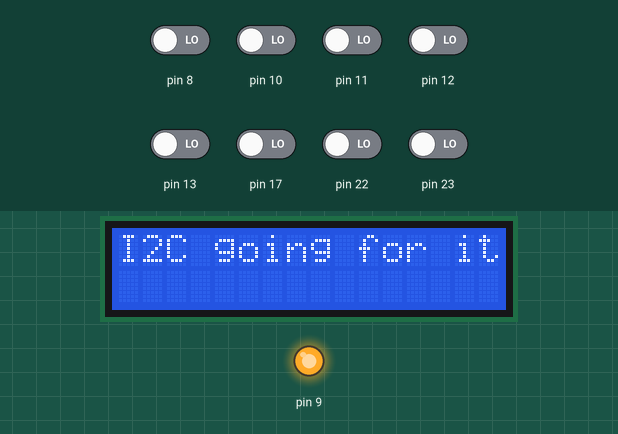
The sketch below on a simulated Arduino Uno, built with avr-gcc and run on an emulated ATmega328P. Shown: 16×2 character LCD, output pins drawn as LEDs (lit = HIGH). Dashed ring = blinking. Inputs (shaded band) come from the test bench; at power-on: pin 8, pin 10–13, pin 17, pin 22, pin 23 LOW.

Above: at 0.08 s.
1.3 s: pin 8 driven HIGH
4.1 s: pin 8 driven LOW
At 5.6 s:
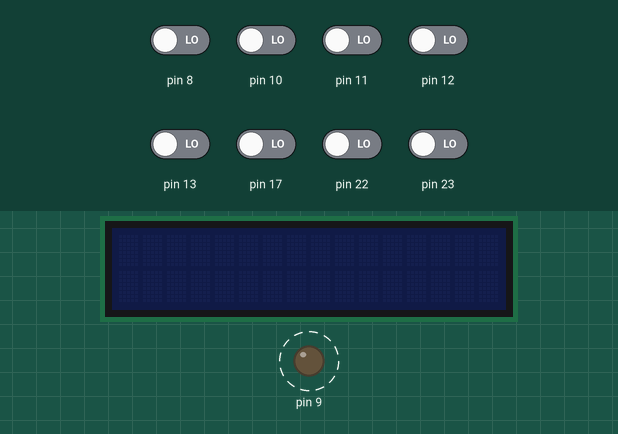
9.7 s: pin 17 driven HIGH
12.5 s: pin 17 driven LOW
At 14.58 s:
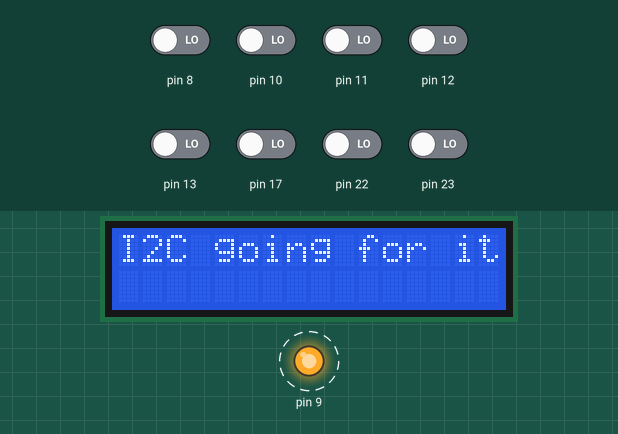
Timing chart, 0 to 19.1 s (numbered marks = the images above; inputs shaded):
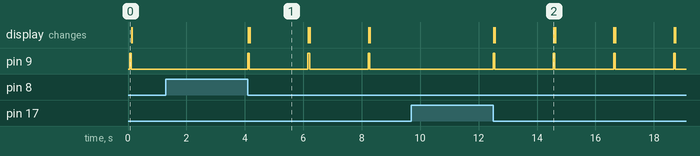

The sketch:

MultiMaster1.ino
```cpp
#include <Wire.h>
#include <hd44780.h>                       // main hd44780 header
#include <hd44780ioClass/hd44780_I2Cexp.h> // i2c expander i/o class header

#include "Mutex1.hpp"

hd44780_I2Cexp lcd; // global for the hd44780 LCD library.

/*
    This code is for Arduino 1 (traditional tracker). It outputs on mutex1
    (pinPB1/9) and listens on mutex2 (pinPB0/8) and mutex3 (pinPC3/A3). It
    will print to and LCD to test the I2C communication. This code is meant to
    test multi-master I2C communication arbitered via 3 extra GPIO pins.
*/
void setup() {
    DDRB = DDRB & !(1<<DDB0);   // set mutex2 (PB0) as input.
    DDRC = DDRC & !(1<<DDC3);   // set mutex3 (PC3) as input.

    // set mutex 1 (PB1) as output.
    PORTB = PORTB & !(1<<PORTB1);   // set to output LOW
    DDRB = DDRB | (1<<DDB1);   // then set as output (avoids accidental HIGH)

    Serial.begin(9600);
    Wire.begin();
    byte status = lcd.begin(16, 2); // initialising lcd (also turns on backlight)
    if(status) {
        hd44780::fatalError(status);
    } // if there was an error, blink the lcd backlight.
}

void loop() {
    if(startMutex()) {
        Serial.println("Failed to arbitrate.");
    }
    else{
        lcd.backlight();
        lcd.print("I2C going for it");
    }
    delay(40);
    endMutex();
    lcd.clear();
    lcd.noBacklight();
    delay(2000);
}
```

Mutex1.cpp
```cpp
#include <Arduino.h>

/*
    This code file is only to be used by Arduino 1 (the traditional tracker.)
*/

/* OLD startMutex() has a timeout
byte startMutex() {
    // Try to broadcast
    byte time_start = millis() / 1000;
    while(1) {     // only attempts to do this for one second
        if( (millis()/1000) == time_start) {
            if((PINB & (1<<PINB0)) | (PINC & (1<<PINC3))) { // while mutex2 or 3 is HIGH
                Serial.println("Mutex2or3 high.");
                continue;
            }
            else {  // if mutex 2&3 are LOW
                PORTB = PORTB | (1<<PORTB1);    // output HIGH on mutex1
                Serial.println("Output high on mutex1.");
                break;
            }
        }
        else return 1;  // timed out while trying to arbitrate
    }
    // Arduino 1 has top priority amongst the I2C masters.
    // Therefore mutex2&3 aren't checked again.
    return 0;   // success!
}
*/

// this version of startMutex has no timeout period.
byte startMutex() {
    // Try to broadcast
    while(1) {  // will keep trying forever.
        if((PINB & (1<<PINB0)) | (PINC & (1<<PINC3))) { // while mutex2 or 3 is HIGH
        }
        else {  // if mutex 2&3 are LOW
            PORTB = PORTB | (1<<PORTB1);    // output HIGH on mutex1
            break;
        }
    }
    // Arduino 1 has top priority amongst the I2C masters.
    // Therefore mutex2&3 aren't checked again.
    return 0;   // success!
}

void endMutex() {
    // output LOW on pin PC3
    PORTB &=  !(1<<PORTB1);
}
```

Mutex1.hpp
```cpp
#ifndef MUTEX_H
#define MUTEX_H

/*

*/
byte startMutex();

/*

*/
void endMutex();


#endif MUTEX_H
```

Measured:
- after the input at 1.3 s, pin 9: stays LOW (without the input it goes to HIGH after 0.82 s)
- after the input at 4.1 s, pin 9: alternates HIGH for 0.06 s and LOW for 2.0 s, starting at once; the display: first changes at once (image 1 shows a later state)
- after the input at 9.7 s, pin 9: stops changing and stays LOW
- after the input at 12.5 s, pin 9: alternates HIGH for 0.06 s and LOW for 2.0 s, starting at once; the display: changes at once (image 2)
- what the display in image 1 shows lasts 2.0 s, from 4.2 s to 6.2 s
